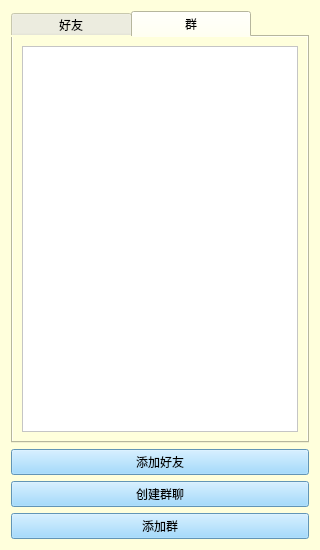
<?xml version="1.0" encoding="UTF-8"?>
<ui version="4.0">
 <class>Chatlist</class>
 <widget class="QWidget" name="Chatlist">
  <property name="enabled">
   <bool>true</bool>
  </property>
  <property name="minimumSize">
   <size>
    <width>320</width>
    <height>550</height>
   </size>
  </property>
  <property name="maximumSize">
   <size>
    <width>100000</width>
    <height>100000</height>
   </size>
  </property>
  <property name="windowTitle">
   <string>Form</string>
  </property>
  <property name="styleSheet">
   <string notr="true">background-color: rgb(255, 255, 220);</string>
  </property>
  <layout class="QVBoxLayout" name="verticalLayout">
   <item>
    <widget class="QTabWidget" name="tabWidget">
     <property name="styleSheet">
      <string notr="true">QTabBar::tab{width:120}
</string>
     </property>
     <property name="currentIndex">
      <number>1</number>
     </property>
     <widget class="QWidget" name="tab">
      <attribute name="title">
       <string>好友</string>
      </attribute>
      <layout class="QVBoxLayout" name="verticalLayout_2">
       <item>
        <widget class="QListWidget" name="friendList">
         <property name="styleSheet">
          <string notr="true">background-color: rgb(255, 255, 255);</string>
         </property>
        </widget>
       </item>
      </layout>
     </widget>
     <widget class="QWidget" name="tab_2">
      <attribute name="title">
       <string>群</string>
      </attribute>
      <layout class="QVBoxLayout" name="verticalLayout_3">
       <item>
        <widget class="QListWidget" name="groupList">
         <property name="styleSheet">
          <string notr="true">background-color: rgb(255, 255, 255);</string>
         </property>
        </widget>
       </item>
      </layout>
     </widget>
    </widget>
   </item>
   <item>
    <widget class="QPushButton" name="addButton">
     <property name="styleSheet">
      <string notr="true">background-color: rgb(137, 208, 255);</string>
     </property>
     <property name="text">
      <string>添加好友</string>
     </property>
    </widget>
   </item>
   <item>
    <widget class="QPushButton" name="createGroupButton">
     <property name="styleSheet">
      <string notr="true">background-color: rgb(137, 208, 255);</string>
     </property>
     <property name="text">
      <string>创建群聊</string>
     </property>
    </widget>
   </item>
   <item>
    <widget class="QPushButton" name="addGroupButton">
     <property name="styleSheet">
      <string notr="true">background-color: rgb(137, 208, 255);</string>
     </property>
     <property name="text">
      <string>添加群</string>
     </property>
    </widget>
   </item>
  </layout>
 </widget>
 <resources/>
 <connections/>
</ui>
